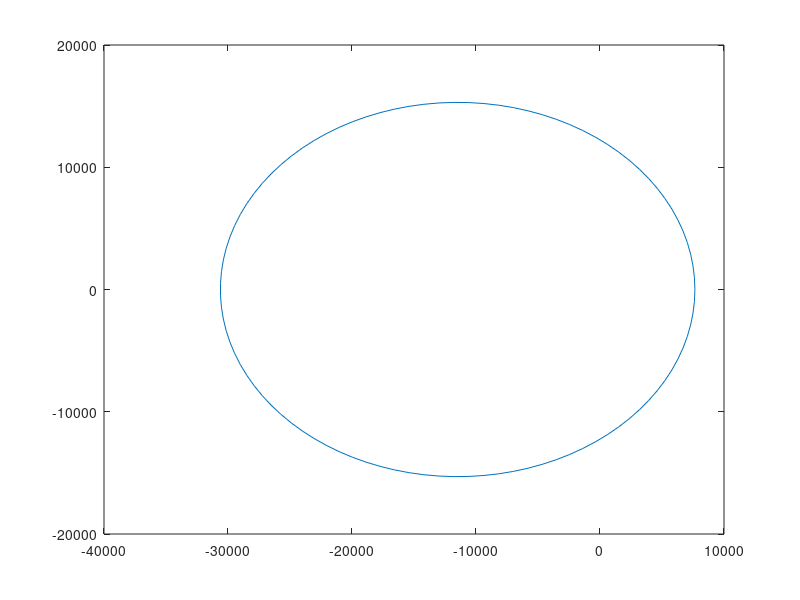

Write the MATLAB code that produced this figure. (Note: this script raises an error after producing the figure.)
R_earth = 6378.1363; % [km]
Gm_earth = 398600.4415;
a = 3*R_earth;
e=0.6;

r = 3*R_earth;
fprintf("radius at maneuver point: %.4e km\n", r);

%calc specific energy
specific_energy_old = -Gm_earth/(2*a);
fprintf("specific energy before maneuver: %.4e km^2/sec^2\n", specific_energy_old);

% calc v
v_old = sqrt(2*(specific_energy_old+(Gm_earth/r)));
fprintf("Velocity mag before maneuver: %.4e km/sec\n", v_old);

% calculate semilatus rectum
p_old = a*(1-(e^2));
fprintf("semilatus rectum: %.4e km\n", p_old);


% calc r_dot 
r_dot = -sqrt((v_old^2)-(p_old*Gm_earth/(r^2))); % negative because descending
fprintf("r_dot mag before maneuver: %.4e km/sec\n", r_dot);

% calc r_theta_dot
r_theta_dot = sqrt(p_old*Gm_earth)/r;
fprintf("r_theta_dot mag before maneuver: %.4e km/sec\n", r_theta_dot);

% calc FPA
FPA_old = atand(r_dot/r_theta_dot);
fprintf("FPA before maneuver: %.4e deg\n", FPA_old);

% calc old TA
TA_old = -acosd((p_old/(r*e))-(1/e)); % negative because descending
fprintf("True Anomaly after maneuver: %.4e deg\n", TA_old);
fprintf("True Anomaly after maneuver: %.4e rad\n", deg2rad(TA_old));

% calc EA
EA_old = 2*atan(sqrt((1-e)/(1+e))*tand(TA_old/2));
fprintf("Eccentric Anomaly: %.4e rad\n", EA_old);
fprintf("Eccentric Anomaly: %.4e deg\n", rad2deg(EA_old));

%calc time since periapsis
t_since_tp = sqrt((a^3)/Gm_earth)*(EA_old - e*sin(EA_old));
fprintf("time since periapsis: %.4e sec\n", t_since_tp);
fprintf("time since periapsis: %.4e hours\n", t_since_tp/3600);
fprintf("time since periapsis: %.4e days\n", t_since_tp/3600/24);

% plot the original orbit
b = a * sqrt( 1 - (e^2) );
fprintf('old Semi-major Axis (a): %.7e[km]\n', a);
fprintf('old Semi-minor Axis (b): %.7e[km]\n', b);

% original orbit
t = linspace(0, 2*pi);
x = a * cos(t) - (a*e);
y = b * sin(t);
plot(x,y);
hold on;

% center lines
xline(0);
yline(0);
hold on;

xlim([-3.5e4 1e4]);
ylim([-2e4 2e4]);
grid on;
hold off;
axis auto;

axis auto;
title("Orbit of spacecraft around Earth-Lillian Shido")
xlabel("Distance [km]")
ylabel("Distance [km]")

% after maneuver properties
rp_new = 2*R_earth;
e_new = 0.4;

% calc new semi major axis
a_new = rp_new/(1-e_new);
fprintf("semi major axis after maneuver: %.4e\n", a_new);

% calculate semilatus rectum
p_new = a_new*(1-(e_new^2));
fprintf("semilatus rectum after maneuver: %.4e km\n", p_new);

%calc specific energy
specific_energy_new = -Gm_earth/(2*a_new);
fprintf("specific energy after maneuver: %.4e km^2/sec^2\n", specific_energy_new);

% calc v
v_new = sqrt(2*(specific_energy_new+(Gm_earth/r)));
fprintf("Velocity mag after maneuver: %.4e km/sec\n", v_new);

% calc new gamma
FPA_new = -acosd(sqrt(Gm_earth*p_new)/(r*v_new)); % choose negative
fprintf("FPA after maneuver: %.4e deg\n", FPA_new);

%calc d_FPA
d_FPA = FPA_new - FPA_old;
fprintf("delta FPA: %.4e deg\n", d_FPA);

% calc v_vector_new
v_vector_new = [ v_new*sind(FPA_new) v_new*cosd(FPA_new) ];
fprintf("v_vector after maneuver: %.4e km/sec r^ %.4e km.sec theta^\n", v_vector_new(1), v_vector_new(2));

% find v_new
d_v = sqrt((v_old^2) + (v_new^2) - (2*v_old*v_new*cosd(d_FPA)));
fprintf("delta v magnitude: %.4e km/sec\n", d_v);

d_v2 = v_new - v_old;
fprintf("delta v magnitude subtract: %.4e km/sec\n", d_v2);

%calc alpha
beta_angle = asind(v_new*sind(d_FPA)/d_v);
alpha_angle = 180-beta_angle;
fprintf("beta angle: %.4e deg\n", beta_angle);
fprintf("alpha angle: %.4e deg\n", alpha_angle);

d_v_vector_vnb = [ d_v*cosd(alpha_angle) d_v*sind(alpha_angle)];
fprintf("d_v_vector in VNB: %.4e km/sec V^ %.4e km.sec B^\n", d_v_vector_vnb(1), d_v_vector_vnb(2));
